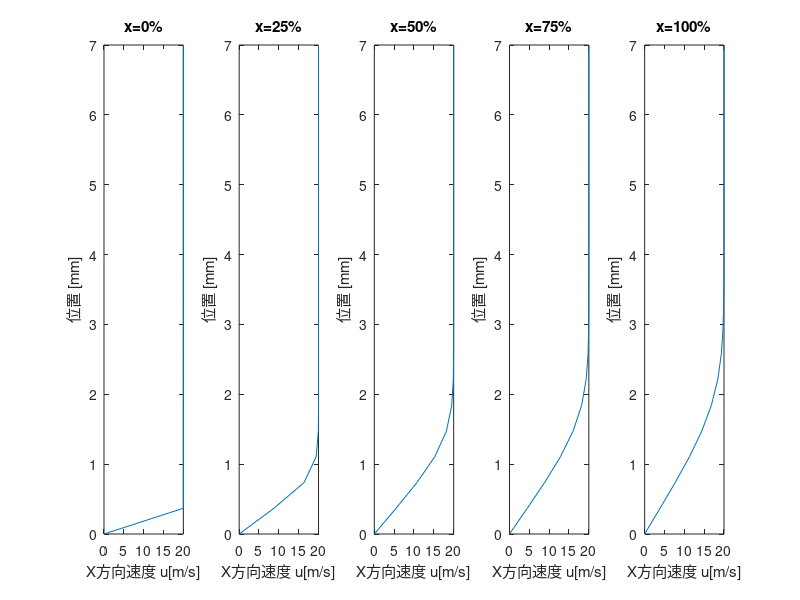
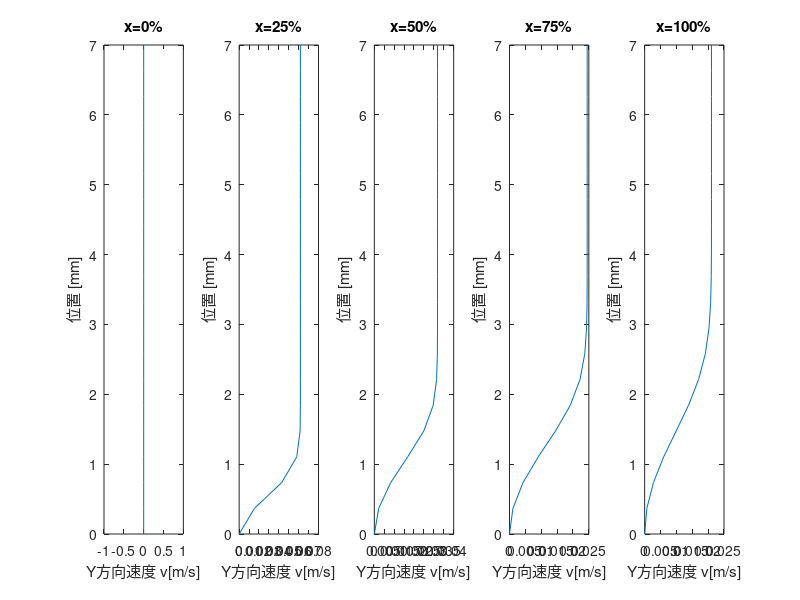
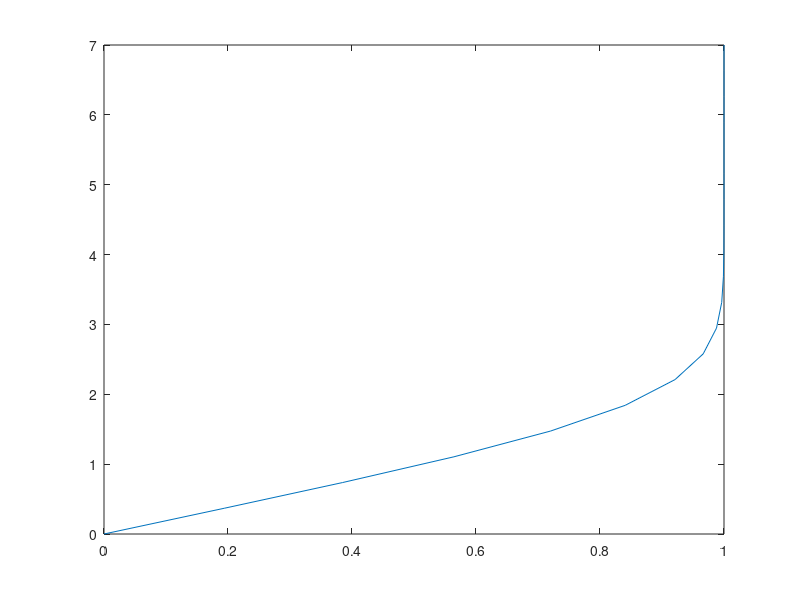

MATLAB code to generate these figures, in order: (Note: this script raises an error after producing the figures.)
% clear; close all; clc;

L = 50e-2; %m
d = 7e-3; %m

% dx = 10e-2;
dy = 10e-2;
nx = 20;
ny = 20;
dx = L/nx;
dy = d/ny;

mu = 1.83e-5; %Pa
rho = 1.29; %kg/m3
Uinf = 20; %m/s

u = zeros(nx,ny);
v = zeros(nx,ny);
u(1,:) = Uinf; %入り口のX速度はUinf
u(:,1) = 0; %壁面のX速度はゼロ
v(:,1) = 0; %壁面のY速度はゼロ
u(:,ny) = Uinf; %上面のX速度はUinf

for i=1:nx-1
    for j=2:ny-1
        delta = dx/u(i,j)*...
                               (mu/rho*(u(i,j+1)-2*u(i,j)+u(i,j-1))/dy^2 -...
                                v(i,j)*(u(i,j+1)-u(i,j-1))/(2*dy));
        u(i+1,j) = u(i,j) + delta;

        for J=1:j-1
          v(i+1,j) = v(i+1,j) + dy/2*(-(u(i+1,J)-u(i,J))/dx - (u(i+1,J+1)-u(i,J+1))/dx);
        end
%         delta
%     i
%     j
%     u
%     pause(.1);
%     clc;
    end
end
v(:,ny) = v(:,ny-1); %境界条件の処理


u_first = u(1,:);
u_second = u(floor(nx*0.25),:);
u_third = u(floor(nx*0.5),:);
u_forth = u(floor(nx*0.75),:);
u_fifth = u(nx,:);

subplot(151);
plot(u_first, linspace(0,d,ny)*1000);
title('x=0%');
xlabel('X方向速度 u[m/s]');
ylabel('位置 [mm]');

subplot(152);
plot(u_second, linspace(0,d,ny)*1000);
title('x=25%');
xlabel('X方向速度 u[m/s]');
ylabel('位置 [mm]');

subplot(153);
plot(u_third, linspace(0,d,ny)*1000);
title('x=50%');
xlabel('X方向速度 u[m/s]');
ylabel('位置 [mm]');

subplot(154);
plot(u_forth, linspace(0,d,ny)*1000);
title('x=75%');
xlabel('X方向速度 u[m/s]');
ylabel('位置 [mm]');

subplot(155);
plot(u_fifth, linspace(0,d,ny)*1000);
title('x=100%');
xlabel('X方向速度 u[m/s]');
ylabel('位置 [mm]');

figure(2);

v_first = v(1,:);
v_second = v(floor(ny*0.25),:);
v_third = v(floor(ny*0.5),:);
v_forth = v(floor(ny*0.75),:);
v_fifth = v(ny,:);

subplot(151);
plot(v_first, linspace(0,d,ny)*1000);
title('x=0%');
xlabel('Y方向速度 v[m/s]');
ylabel('位置 [mm]');

subplot(152);
plot(v_second, linspace(0,d,ny)*1000);
title('x=25%');
xlabel('Y方向速度 v[m/s]');
ylabel('位置 [mm]');

subplot(153);
plot(v_third, linspace(0,d,ny)*1000);
title('x=50%');
xlabel('Y方向速度 v[m/s]');
ylabel('位置 [mm]');

subplot(154);
plot(v_forth, linspace(0,d,ny)*1000);
title('x=75%');
xlabel('Y方向速度 v[m/s]');
ylabel('位置 [mm]');

subplot(155);
plot(v_fifth, linspace(0,d,ny)*1000);
title('x=100%');
xlabel('Y方向速度 v[m/s]');
ylabel('位置 [mm]');


figure();
plot(u_fifth/Uinf, linspace(0,d,ny)*1000);
hold on;
plot(fprime, eta);
xlabel('u/Uinf');
ylabel('位置 [mm]');



big;
